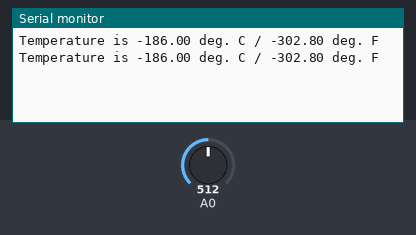
Simulated run of this sketch. Board: Arduino Uno, built with avr-gcc and run on an emulated ATmega328P. On the bench: the last lines printed to the serial monitor. The test bench sets the inputs (shaded band); at power-on: A0 = 512.

Above: at 5.8 s.
5.9 s: A0 set to 716
At 11.0 s:
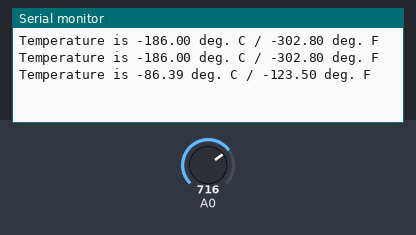
11.9 s: A0 set to 900
At 16.0 s:
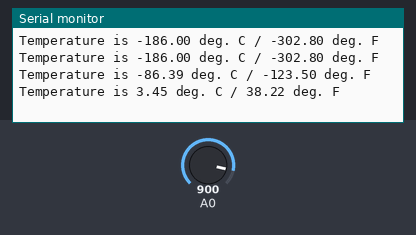
Timing chart, 0 to 17.5 s (numbered marks = the images above; inputs shaded):
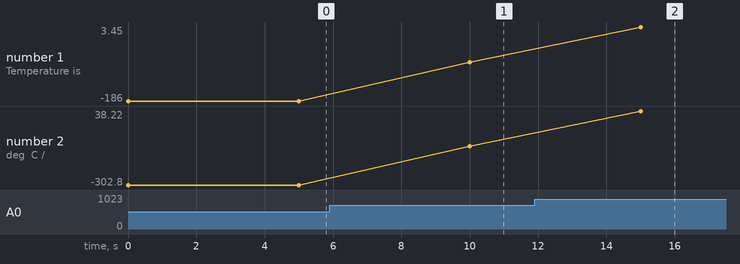

Measured:
- after the input at 5.9 s, the serial monitor: prints a new line after 4.1 s (image 1)
- after the input at 11.9 s, the serial monitor: prints a new line after 3.1 s (image 2)
- plotted number 1: -186 → -86.39 after the input at 5.9 s, -86.39 → 3.45 after the input at 11.9 s
- plotted number 2: -302.8 → -123.5 after the input at 5.9 s, -123.5 → 38.22 after the input at 11.9 s

The sketch:

Temperature.ino
```cpp
float celsius = 0;
float fahrenheit = 0;
//float temperature = HTS.readTemperature();

// the setup function runs once when you press reset or power the board
void setup() {
  Serial.begin(9600);
}
void findTemps(){
  float voltage = 0;
  float sensor = 0;
  sensor = analogRead(0);
  voltage = (sensor * 5000) / 1024; // convert the raw sensor value to millivolts
  voltage = voltage - 500; // remove the voltage offset
  celsius = (voltage / 10) + 10 - 396; // convert millivolts to Celsius
  fahrenheit = (1.8 * celsius) + 32; // convert Celsius to Fahrenheit
}
void displayTemps()
{
Serial.print("Temperature is ");
Serial.print(celsius, 2);
Serial.print(" deg. C / ");
Serial.print(fahrenheit, 2);
Serial.println(" deg. F");
// use .println here so the next reading starts on a new line
}
void loop()
{
findTemps();
displayTemps();
delay(5000);
}
```
